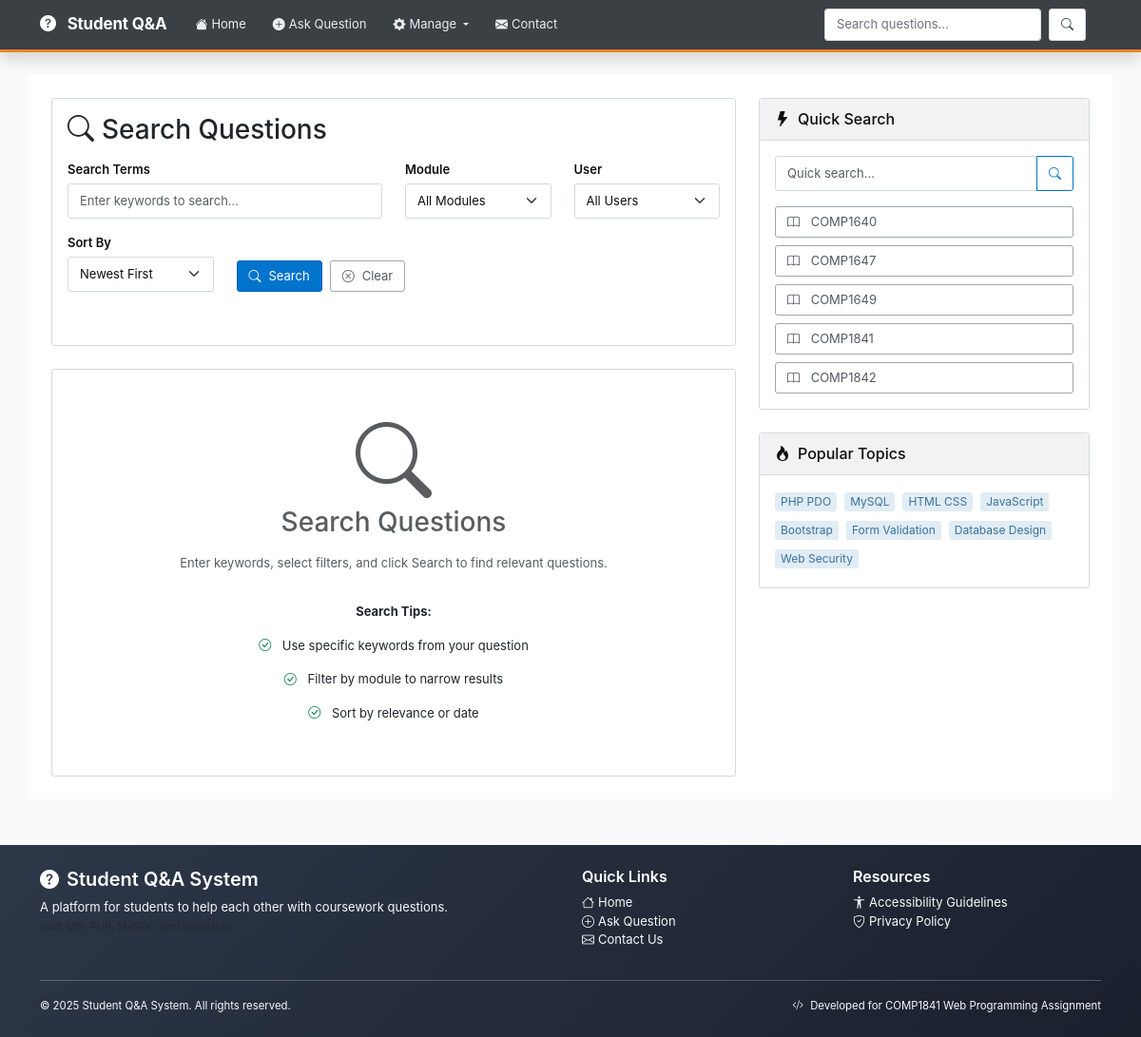
Screenshot of /search.php with the database file from the repository.
### tables this page shows
CREATE TABLE modules (
    module_id INT PRIMARY KEY AUTO_INCREMENT,
    module_code VARCHAR(20) NOT NULL UNIQUE,
    module_name VARCHAR(100) NOT NULL,
    created_at TIMESTAMP DEFAULT CURRENT_TIMESTAMP,
    updated_at TIMESTAMP DEFAULT CURRENT_TIMESTAMP ON UPDATE CURRENT_TIMESTAMP
);

### modules/modules.php (called while the page is built, shortened)
<?php
function getAllModules() {
    try {
        $pdo = getDbConnection();
        $stmt = $pdo->query("SELECT * FROM modules ORDER BY module_code ASC");
        return $stmt->fetchAll();
    } catch (Exception $e) {
        error_log("Error getting modules: " . $e->getMessage());
        return [];
    }
}
?>

### search.php (the view, shortened to what this page needs)
<?php
require_once 'modules/modules.php';
$searchQuery = isset($_GET['q']) ? trim($_GET['q']) : '';
$moduleFilter = isset($_GET['module']) ? intval($_GET['module']) : 0;
$userFilter = isset($_GET['user']) ? intval($_GET['user']) : 0;
$sortBy = isset($_GET['sort']) ? $_GET['sort'] : 'newest';
$allUsers = getAllUsers();
$allModules = getAllModules();
$searchResults = [];
$totalResults = 0;
$page = isset($_GET['page']) ? max(1, intval($_GET['page'])) : 1;
$resultsPerPage = 10;
$offset = ($page - 1) * $resultsPerPage;
$totalPages = ceil($totalResults / $resultsPerPage);
$currentResults = array_slice($searchResults, $offset, $resultsPerPage);
$searchParams = [
    'q' => $searchQuery,
    'module' => $moduleFilter,
    'user' => $userFilter,
    'sort' => $sortBy
];
$baseSearchUrl = 'search.php?' . http_build_query(array_filter($searchParams));
include 'includes/header.php';
?>
<div class="row">
    <div class="col-lg-8">
        <div class="card mb-4">
            <div class="card-body">
                <h1 class="h3 mb-3">
                    <i class="bi bi-search me-2"></i>Search Questions
                </h1>
                <form method="GET" class="mb-4">
                    <div class="row">
                        <div class="col-md-6 mb-3">
                            <label for="search_query" class="form-label">Search Terms</label>
                            <input type="text" class="form-control" id="search_query" name="q"
                                   value="<?php echo htmlspecialchars($searchQuery); ?>"
                                   placeholder="Enter keywords to search...">
                        </div>
                        <div class="col-md-3 mb-3">
                            <label for="module_filter" class="form-label">Module</label>
                            <select class="form-select" id="module_filter" name="module">
                                <option value="">All Modules</option>
                            </select>
                        </div>
                        <div class="col-md-3 mb-3">
                            <label for="user_filter" class="form-label">User</label>
                            <select class="form-select" id="user_filter" name="user">
                                <option value="">All Users</option>
                            </select>
                        </div>
                    </div>
                    <div class="row">
                        <div class="col-md-3 mb-3">
                            <label for="sort_by" class="form-label">Sort By</label>
                            <select class="form-select" id="sort_by" name="sort">
                                <option value="newest" <?php echo $sortBy == 'newest' ? 'selected' : ''; ?>>Newest First</option>
                            </select>
                        </div>
                        <div class="col-md-9 mb-3 d-flex align-items-end">
                            <div class="d-flex gap-2">
                                <button type="submit" class="btn btn-primary">
                                    <i class="bi bi-search me-2"></i>Search
                                </button>
                                <a href="search.php" class="btn btn-outline-secondary">
                                    <i class="bi bi-x-circle me-2"></i>Clear
                                </a>
                            </div>
                        </div>
                    </div>
                </form>
            </div>
        </div>
        <?php if (!empty($searchQuery) || $moduleFilter > 0 || $userFilter > 0): ?>
            <div class="card mb-4">
                <div class="card-header">
                    <div class="d-flex justify-content-between align-items-center">
                        <h5 class="mb-0">
                            Search Results
                            <?php if ($totalResults > 0): ?>
                                <span class="badge bg-primary"><?php echo $totalResults; ?></span>
                            <?php endif; ?>
                        </h5>
                        <?php if (!empty($searchQuery) || $moduleFilter > 0 || $userFilter > 0): ?>
                            <div class="text-muted small">
                                <?php
                                $filters = [];
                                if (!empty($searchQuery)) $filters[] = "\"" . htmlspecialchars($searchQuery) . "\"";
                                if ($moduleFilter > 0) {
                                    $selectedModule = array_filter($allModules, function($m) use ($moduleFilter) {
                                        return $m['module_id'] == $moduleFilter;
                                    });
                                    if (!empty($selectedModule)) {
                                        $selectedModule = reset($selectedModule);
                                        $filters[] = "Module: " . htmlspecialchars($selectedModule['module_code']);
                                    }
                                }
                                if ($userFilter > 0) {
                                    $selectedUser = array_filter($allUsers, function($u) use ($userFilter) {
                                        return $u['user_id'] == $userFilter;
                                    });
                                    if (!empty($selectedUser)) {
                                        $selectedUser = reset($selectedUser);
                                        $filters[] = "User: " . htmlspecialchars($selectedUser['username']);
                                    }
                                }
                                echo "Filters: " . implode(', ', $filters);
                                ?>
                            </div>
                        <?php endif; ?>
                    </div>
                </div>
                <div class="card-body">
                    <?php if (empty($currentResults)): ?>
                        <div class="text-center py-5">
                            <i class="bi bi-search display-1 text-muted mb-3"></i>
                            <h4 class="text-muted">No results found</h4>
                            <p class="text-muted mb-4">
                                Try adjusting your search criteria or
                                <a href="search.php">clear all filters</a> to see more results.
                            </p>
                            <a href="add_post.php" class="btn btn-primary">
                                <i class="bi bi-plus-circle-fill me-2"></i>Ask a New Question
                            </a>
                        </div>
                    <?php else: ?>
                        <?php foreach ($currentResults as $result): ?>
                            <div class="question-summary border-bottom pb-3 mb-3">
                                <div class="d-flex">
                                    <div class="flex-shrink-0 me-3 text-center" style="min-width: 80px;">
                                        <div class="question-stats">
                                            <div class="stat-number">0</div>
                                            <div>votes</div>
                                        </div>
                                    </div>
                                    <div class="flex-grow-1">
                                        <h5 class="mb-2">
                                            <a href="view_post.php?id=<?php echo $result['post_id']; ?>"
                                               class="question-hyperlink">
                                                <?php echo highlightSearchTerms($result['title'], $searchQuery); ?>
                                            </a>
                                        </h5>
                                        <div class="excerpt mb-2">
                                            <?php
                                            $excerpt = strip_tags($result['content']);
                                            $excerpt = strlen($excerpt) > 200 ? substr($excerpt, 0, 200) . '...' : $excerpt;
                                            echo highlightSearchTerms($excerpt, $searchQuery);
                                            ?>
                                        </div>
                                        <div class="d-flex justify-content-between align-items-center">
                                            <div class="d-flex align-items-center gap-2">
                                                <span class="tag">
                                                    <?php echo htmlspecialchars($result['module_code']); ?>
                                                </span>
                                            </div>
                                            <div class="user-info d-flex align-items-center">
                                                <span class="me-2">asked <?php echo timeAgo($result['created_at']); ?></span>
                                                <span class="user-details">
                                                    <?php echo htmlspecialchars($result['username']); ?>
                                                </span>
                                            </div>
                                        </div>
                                    </div>
                                </div>
                            </div>
                        <?php endforeach; ?>
                        <?php if ($totalPages > 1): ?>
                            <nav aria-label="Search results pagination" class="mt-4">
                                <ul class="pagination justify-content-center">
                                    <?php if ($page > 1): ?>
                                        <li class="page-item">
                                            <a class="page-link" href="<?php echo $baseSearchUrl; ?>&page=<?php echo $page - 1; ?>"
                                               aria-label="Previous">
                                                <span aria-hidden="true">&laquo;</span>
                                            </a>
                                        </li>
                                    <?php endif; ?>
                                    <?php for ($i = max(1, $page - 2); $i <= min($totalPages, $page + 2); $i++): ?>
                                        <li class="page-item <?php echo $i == $page ? 'active' : ''; ?>">
                                            <a class="page-link" href="<?php echo $baseSearchUrl; ?>&page=<?php echo $i; ?>">
                                                <?php echo $i; ?>
                                            </a>
                                        </li>
                                    <?php endfor; ?>
                                    <?php if ($page < $totalPages): ?>
                                        <li class="page-item">
                                            <a class="page-link" href="<?php echo $baseSearchUrl; ?>&page=<?php echo $page + 1; ?>"
                                               aria-label="Next">
                                                <span aria-hidden="true">&raquo;</span>
                                            </a>
                                        </li>
                                    <?php endif; ?>
                                </ul>
                            </nav>
                        <?php endif; ?>
                    <?php endif; ?>
                </div>
            </div>
        <?php else: ?>
            <div class="card">
                <div class="card-body text-center py-5">
                    <i class="bi bi-search display-1 text-muted mb-3"></i>
                    <h3 class="text-muted mb-3">Search Questions</h3>
                    <p class="text-muted mb-4">
                        Enter keywords, select filters, and click Search to find relevant questions.
                    </p>
                    <div class="row justify-content-center">
                        <div class="col-md-6">
                            <div class="list-group list-group-flush">
                                <div class="list-group-item border-0 bg-transparent">
                                    <strong>Search Tips:</strong>
                                </div>
                                <div class="list-group-item border-0 bg-transparent">
                                    <i class="bi bi-check-circle text-success me-2"></i>
                                    Use specific keywords from your question
                                </div>
                                <div class="list-group-item border-0 bg-transparent">
                                    <i class="bi bi-check-circle text-success me-2"></i>
                                    Filter by module to narrow results
                                </div>
                                <div class="list-group-item border-0 bg-transparent">
                                    <i class="bi bi-check-circle text-success me-2"></i>
                                    Sort by relevance or date
                                </div>
                            </div>
                        </div>
                    </div>
                </div>
            </div>
        <?php endif; ?>
    </div>
    <div class="col-lg-4">
        <div class="card mb-4">
            <div class="card-header">
                <h6 class="mb-0">
                    <i class="bi bi-lightning-fill me-2"></i>Quick Search
                </h6>
            </div>
            <div class="card-body">
                <form method="GET" class="mb-3">
                    <div class="input-group">
                        <input type="text" class="form-control" name="q"
                               placeholder="Quick search..."
                               value="<?php echo htmlspecialchars($searchQuery); ?>">
                        <button class="btn btn-outline-primary" type="submit">
                            <i class="bi bi-search"></i>
                        </button>
                    </div>
                </form>
                <div class="d-grid gap-2">
                    <?php foreach (array_slice($allModules, 0, 5) as $module): ?>
                        <a href="search.php?module=<?php echo $module['module_id']; ?>"
                           class="btn btn-outline-secondary btn-sm text-start">
                            <i class="bi bi-book me-2"></i>
                            <?php echo htmlspecialchars($module['module_code']); ?>
                        </a>
                    <?php endforeach; ?>
                </div>
            </div>
        </div>
        <div class="card">
            <div class="card-header">
                <h6 class="mb-0">
                    <i class="bi bi-fire me-2"></i>Popular Topics
                </h6>
            </div>
            <div class="card-body">
                <?php
                $popularTopics = [
                    'PHP PDO', 'MySQL', 'HTML CSS', 'JavaScript', 'Bootstrap',
                    'Form Validation', 'Database Design', 'Web Security'
                ];
                ?>
                <div class="d-flex flex-wrap gap-1">
                    <?php foreach ($popularTopics as $topic): ?>
                        <a href="search.php?q=<?php echo urlencode($topic); ?>"
                           class="tag me-1 mb-1">
                            <?php echo htmlspecialchars($topic); ?>
                        </a>
                    <?php endforeach; ?>
                </div>
            </div>
        </div>
    </div>
</div>
<?php
include 'includes/footer.php';
?>

### rows the page displays
modules: module_code "COMP1640"
modules: module_code "COMP1647"
modules: module_code "COMP1649"
modules: module_code "COMP1841"
modules: module_code "COMP1842"

### other values shown
$topic "PHP PDO"
$topic "MySQL"
$topic "HTML CSS"
$topic "JavaScript"
$topic "Bootstrap"
$topic "Form Validation"
$topic "Database Design"
$topic "Web Security"
